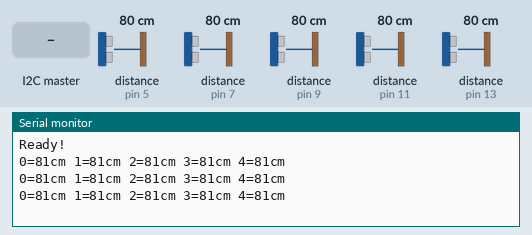
Bench run of a sketch on a simulated Arduino Uno, built with avr-gcc and run on an emulated ATmega328P. On the bench: the last lines printed to the serial monitor. The inputs (shaded band) are chosen by the test bench; at power-on: distance to the obstacle (sensors on pin 5, pin 7, pin 9, pin 11, pin 13) 80 cm. The echo pulse lasts 58.3 µs per cm.

Above: at 1.2 s.
1.3 s: distance to the obstacle (sensor on pin 5) set to 2 cm
At 1.52 s:
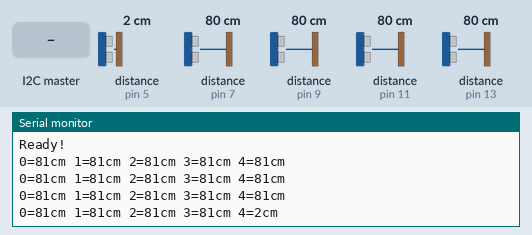
4.3 s: distance to the obstacle (sensor on pin 7) set to 2 cm
At 4.51 s:
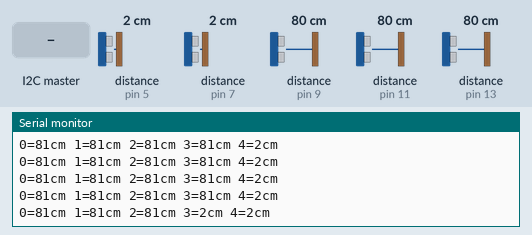
7.3 s: distance to the obstacle (sensor on pin 9) set to 2 cm
At 10.29 s:
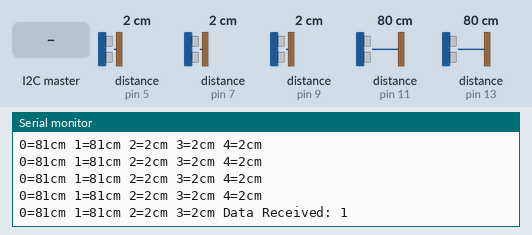
10.3 s: the I2C master sends the byte 1
At 10.47 s:
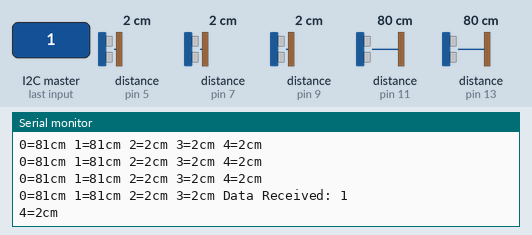
11.8 s: the I2C master sends the byte 0
At 11.93 s:
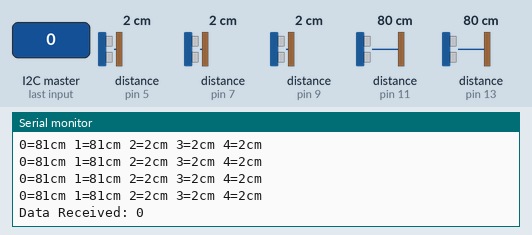
13.3 s: distance to the obstacle (sensor on pin 11) set to 35 cm
At 13.64 s:
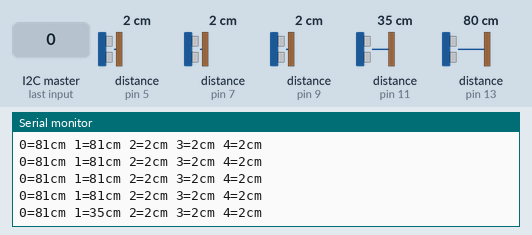

The sketch:

i2c.ino
```cpp
// Wire Slave Receiver
// by Nicholas Zambetti <http://www.zambetti.com>

// Edited for use with Robo Bronco
// Receives data as an I2C/TWI slave device
#include <Wire.h>
#include <NewPing.h>

#define SONAR_NUM 5      // Number of sensors.
#define MAX_DISTANCE 200 // Maximum distance (in cm) to ping.

// variable for sensor desired from pi
char c = 0;

// variables for sensor data
int sensor0 = 0;
int sensor1 = 1;
int sensor2 = 2;
int sensor3 = 3;
int sensor4 = 4;

NewPing sonar[SONAR_NUM] = {   // Sensor object array.
  NewPing(12, 13, MAX_DISTANCE), // Each sensor's trigger pin, echo pin, and max distance to ping.
  NewPing(10, 11, MAX_DISTANCE),
  NewPing(8, 9, MAX_DISTANCE),
  NewPing(6, 7, MAX_DISTANCE),
  NewPing(4, 5, MAX_DISTANCE)
};

void setup() {
  Serial.begin(9600);
  Wire.begin(0x8);              // join i2c bus with address #8
  Wire.onReceive(receiveEvent); // register event
  Wire.onRequest(sendData);
  Serial.println("Ready!");
}

void loop() {
  delay(100);
  for (uint8_t i = 0; i < SONAR_NUM; i++) { // Loop through each sensor and display results.
    delay(50); // Wait 50ms between pings (about 20 pings/sec). 29ms should be the shortest delay between pings.
    Serial.print(i);
    Serial.print("=");
    if (i == 0){
      sensor0 = sonar[i].ping_cm();
      Serial.print(sensor0);
    } else if (i == 1){
      sensor1 = sonar[i].ping_cm();
      Serial.print(sensor1);
    } else if (i == 2){
      sensor2 = sonar[i].ping_cm();
      Serial.print(sensor2);
    } else if (i == 3){
      sensor3 = sonar[i].ping_cm();
      Serial.print(sensor3);
    } else{
      sensor4 = sonar[i].ping_cm();
      Serial.print(sensor4);
    }
    Serial.print("cm ");
//    Serial.println();
  }
  Serial.println();

}

// function that executes whenever data is received from master
// this function is registered as an event, see setup()
void receiveEvent(int howMany) {
  while (Wire.available()) { // loop through all but the last
    c = Wire.read(); // receive byte as a character
    Serial.print("Data Received: ");
    Serial.println((uint8_t)c);
  }
}

// function sends data to pi on request
// checks which sensor output is required
void sendData(){
  if (c == 0){
    Wire.write(sensor0);
  } else if (c == 1){
    Wire.write(sensor1);
  } else if (c == 2){
    Wire.write(sensor2);
  } else if (c == 3){
    Wire.write(sensor3);
  } else {
    Wire.write(sensor4);
  }
}
```

Measured:
- after the input at 7.3 s, the serial monitor: prints a new line after 0.28 s (image 3)
- after the input at 10.3 s, the serial monitor: prints a new line at once (image 4)
- after the input at 11.8 s, the serial monitor: prints a new line at once (image 5)
- after the input at 13.3 s, the serial monitor: prints a new line after 0.10 s (image 6)
